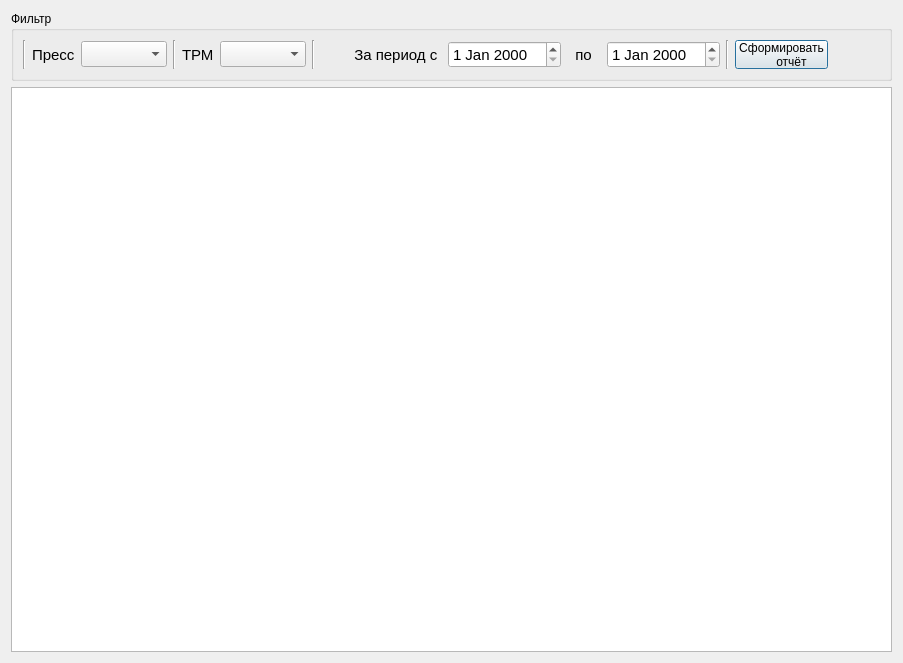
<?xml version="1.0" encoding="UTF-8"?>
<ui version="4.0">
 <class>Dialog</class>
 <widget class="QDialog" name="Dialog">
  <property name="geometry">
   <rect>
    <x>0</x>
    <y>0</y>
    <width>903</width>
    <height>663</height>
   </rect>
  </property>
  <property name="windowTitle">
   <string>Сердечники</string>
  </property>
  <layout class="QVBoxLayout" name="verticalLayout">
   <item>
    <widget class="QGroupBox" name="groupBox">
     <property name="maximumSize">
      <size>
       <width>16777215</width>
       <height>70</height>
      </size>
     </property>
     <property name="title">
      <string>Фильтр</string>
     </property>
     <layout class="QHBoxLayout" name="horizontalLayout">
      <item>
       <widget class="Line" name="line_3">
        <property name="orientation">
         <enum>Qt::Vertical</enum>
        </property>
       </widget>
      </item>
      <item>
       <widget class="QLabel" name="label_2">
        <property name="font">
         <font>
          <pointsize>11</pointsize>
         </font>
        </property>
        <property name="text">
         <string>Пресс</string>
        </property>
       </widget>
      </item>
      <item>
       <widget class="QComboBox" name="comboBox">
        <property name="font">
         <font>
          <pointsize>11</pointsize>
         </font>
        </property>
       </widget>
      </item>
      <item>
       <widget class="Line" name="line_4">
        <property name="orientation">
         <enum>Qt::Vertical</enum>
        </property>
       </widget>
      </item>
      <item>
       <widget class="QLabel" name="label_6">
        <property name="font">
         <font>
          <pointsize>11</pointsize>
         </font>
        </property>
        <property name="text">
         <string>ТРМ</string>
        </property>
       </widget>
      </item>
      <item>
       <widget class="QComboBox" name="comboBox_2">
        <property name="font">
         <font>
          <pointsize>11</pointsize>
         </font>
        </property>
       </widget>
      </item>
      <item>
       <widget class="Line" name="line">
        <property name="orientation">
         <enum>Qt::Vertical</enum>
        </property>
       </widget>
      </item>
      <item>
       <layout class="QHBoxLayout" name="horizontalLayout_2">
        <item>
         <widget class="QLabel" name="label_5">
          <property name="font">
           <font>
            <pointsize>11</pointsize>
           </font>
          </property>
          <property name="text">
           <string>        За период с </string>
          </property>
         </widget>
        </item>
        <item>
         <widget class="QDateEdit" name="dateEdit">
          <property name="font">
           <font>
            <pointsize>11</pointsize>
           </font>
          </property>
         </widget>
        </item>
        <item>
         <widget class="QLabel" name="label_4">
          <property name="font">
           <font>
            <pointsize>11</pointsize>
           </font>
          </property>
          <property name="text">
           <string>  по  </string>
          </property>
         </widget>
        </item>
        <item>
         <widget class="QDateEdit" name="dateEdit_2">
          <property name="font">
           <font>
            <pointsize>11</pointsize>
           </font>
          </property>
         </widget>
        </item>
       </layout>
      </item>
      <item>
       <widget class="Line" name="line_2">
        <property name="orientation">
         <enum>Qt::Vertical</enum>
        </property>
       </widget>
      </item>
      <item>
       <widget class="QPushButton" name="pushButton">
        <property name="sizePolicy">
         <sizepolicy hsizetype="Minimum" vsizetype="Expanding">
          <horstretch>0</horstretch>
          <verstretch>0</verstretch>
         </sizepolicy>
        </property>
        <property name="text">
         <string>Сформировать
      отчёт</string>
        </property>
        <property name="icon">
         <iconset resource="ico_64.qrc">
          <normaloff>:/ico/ico/book_green.png</normaloff>:/ico/ico/book_green.png</iconset>
        </property>
       </widget>
      </item>
      <item>
       <spacer name="horizontalSpacer">
        <property name="orientation">
         <enum>Qt::Horizontal</enum>
        </property>
        <property name="sizeHint" stdset="0">
         <size>
          <width>40</width>
          <height>20</height>
         </size>
        </property>
       </spacer>
      </item>
     </layout>
    </widget>
   </item>
   <item>
    <widget class="QTableView" name="tableView">
     <property name="font">
      <font>
       <pointsize>8</pointsize>
      </font>
     </property>
     <property name="sortingEnabled">
      <bool>true</bool>
     </property>
    </widget>
   </item>
  </layout>
 </widget>
 <resources>
  <include location="ico_64.qrc"/>
 </resources>
 <connections/>
</ui>
